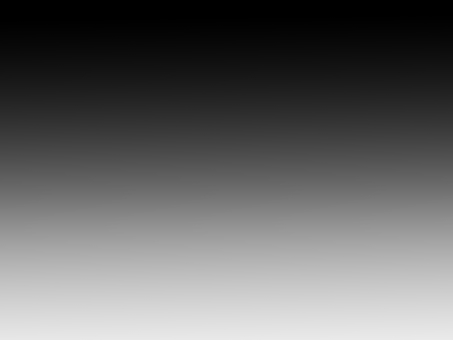
#> input picture opencv/Basics/data/gradient.jpeg, 453 x 340 px
$ jupyter execute '이미지 이진화 - threshold.ipynb'
#> lines starting #> are read from the running program, lines starting #| are printed output that depends on the picture; after the words box and inside, x2 and y2 are one past the last pixel; in counts of white or black regions, pixels touching at a corner belong together
[cell 1]
import cv2
import matplotlib.pyplot as plt

path = '../data/gradient.jpeg'
image = cv2.imread(path)
#> image is the input picture: shape (340, 453, 3); min 0, max 234, mean 101
image = cv2.cvtColor(image, cv2.COLOR_BGR2GRAY)
#> image: shape (340, 453)
rgb_image = cv2.cvtColor(image, cv2.COLOR_BGR2RGB)

_, th_1 = cv2.threshold(image, 127, 255, cv2.THRESH_BINARY)
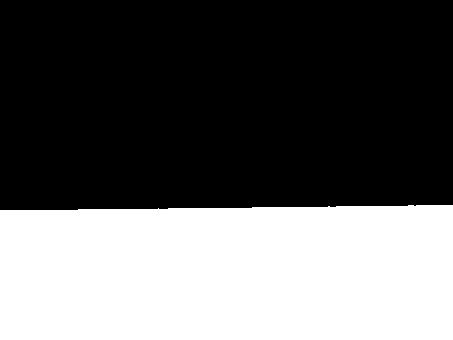
#> th_1: shape (340, 453); 38.9% white; 1 white region, box (x1, y1, x2, y2) and area: (0, 205, 453, 340) 59914
_, th_2 = cv2.threshold(image, 127, 255, cv2.THRESH_BINARY_INV)
_, th_3 = cv2.threshold(image, 127, 255, cv2.THRESH_MASK)
#> th_3: shape (340, 453); every value is 0
_, th_4 = cv2.threshold(image, 127, 255, cv2.THRESH_OTSU)
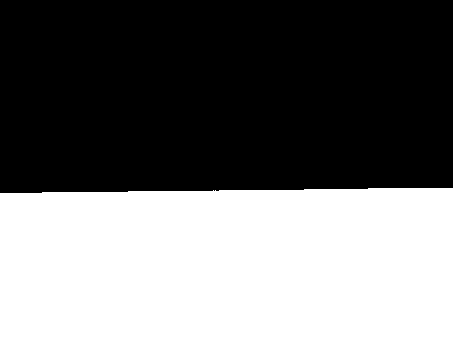
#> th_4: shape (340, 453); 44% white; 1 white region, box (x1, y1, x2, y2) and area: (0, 188, 453, 340) 67797

titles = ['origin_rgb', 'origin_gray', 'threshold_1', 'threshold_2', 'threshold_3', 'threshold_4']
images = [rgb_image, image, th_1, th_2, th_3, th_4]

plt.figure(figsize=(20, 10))
for i in range(len(titles)):
    plt.subplot(1, len(titles), i+1)
    plt.title(titles[i])
    plt.imshow(images[i])
    plt.axis('off')

plt.show()

$ run again, with opencv/Basics/data/elon musk.jpg copied over opencv/Basics/data/gradient.jpeg
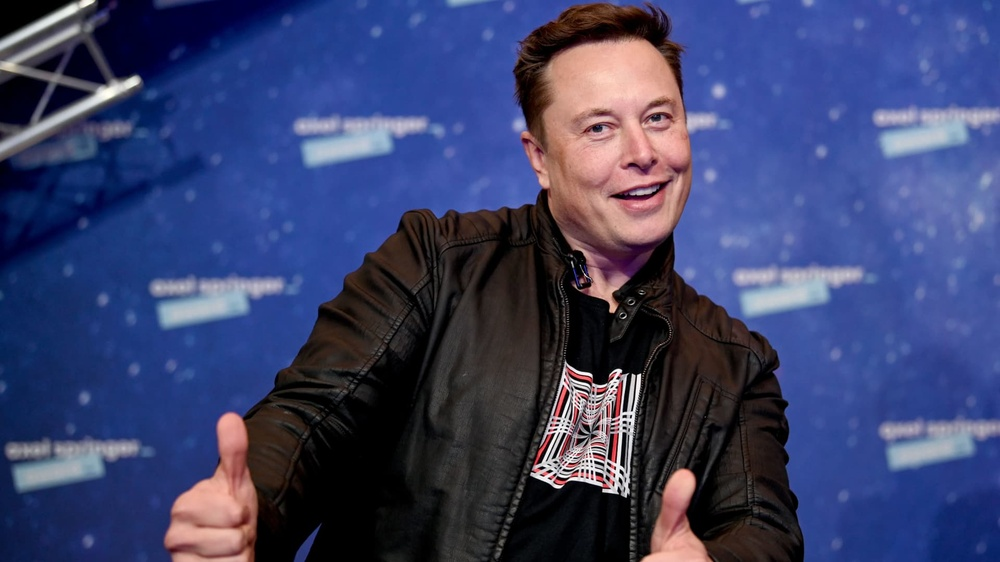
#> input picture opencv/Basics/data/elon musk.jpg, 1000 x 562 px, shrunk from 1920 x 1080 before the run
#> image is the input picture: shape (562, 1000, 3); mean B, G, R 107.5, 66.3, 59.5
#> image: shape (562, 1000)
#> `_, th_1 = cv2.threshold(image, 127, 255, cv2.THRESH_BINARY)`:
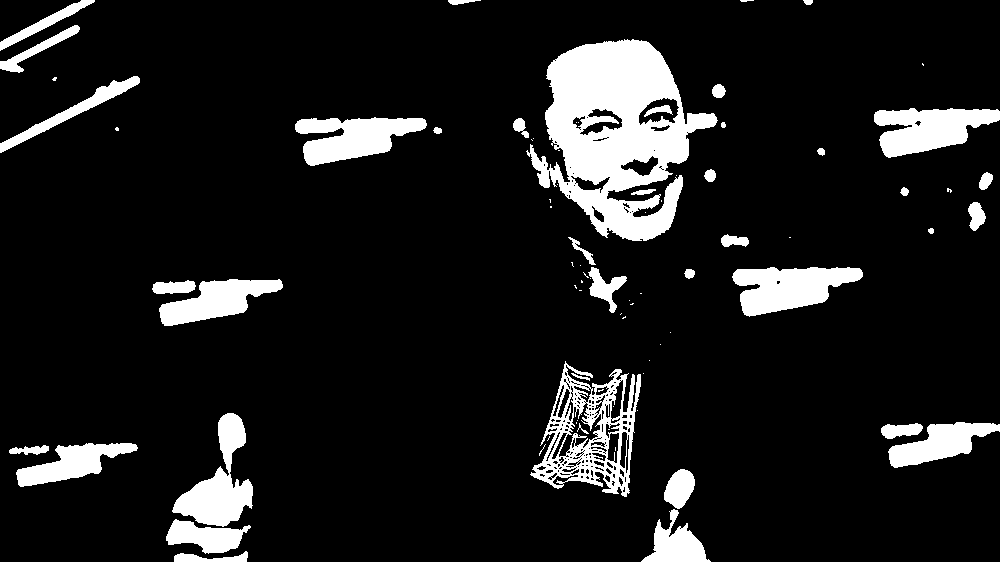
#> th_1: shape (562, 1000); 11.1% white; 82 white regions (42 under 20 px), largest, box (x1, y1, x2, y2) and area: (526, 39, 718, 241) 20235, (530, 361, 641, 497) 5769, (732, 267, 863, 317) 4125
#> th_3: shape (562, 1000); every value is 0
#> `_, th_4 = cv2.threshold(image, 127, 255, cv2.THRESH_OTSU)`:
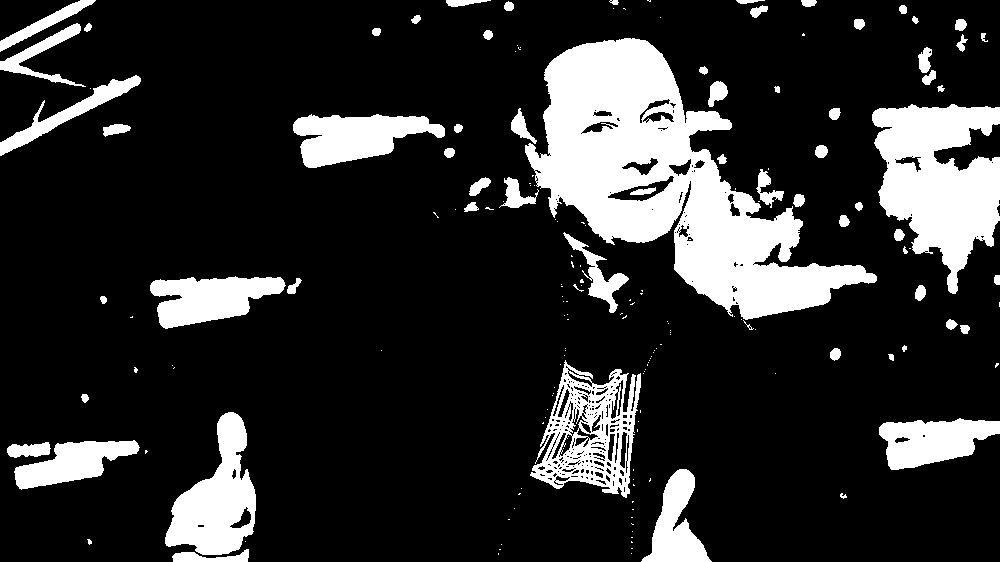
#> th_4: shape (562, 1000); 17.9% white; 180 white regions (113 under 20 px), largest, box (x1, y1, x2, y2) and area: (525, 38, 877, 320) 39413, (872, 104, 1000, 294) 14792, (530, 360, 641, 498) 6991
